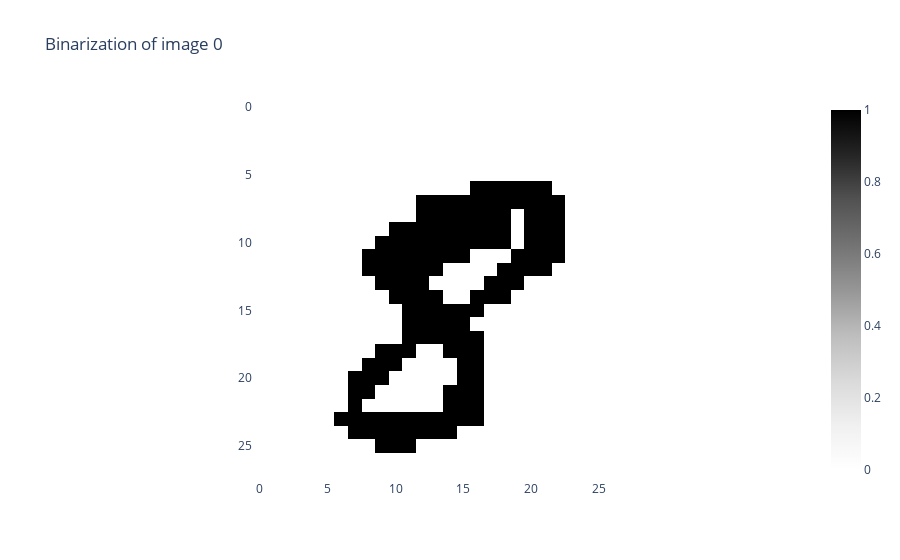

The cell this chart's notebook holds for it:
### Markdown cell above
Here is a binary version of the same image as above. The image above has pixels ranging in value from 0-255 which is common way to represent pixel color. It is necessary for the topological features to look at pixels as either active or not. This is done by selecting pixels that are determined dark enough by the Binarizer threshold paramater.\
The parameter was handpicked at .7 so any pixel with a value of >178. 0.7 was the choice because it gave a cleaner look for the image. Later on, 0.6 is used in the machine learning algorithm to allow the topological features to see more pixels, but still ignore the noise.

### Code cell
im8 = X_reshaped[im8_idx][None, :, :]

binarizer = Binarizer(threshold=.7)
im8_binarized = binarizer.fit_transform(im8)

binarizer.plot(im8_binarized)

### Figure 1 — Plotly figure (JSON) as saved in the notebook; plotly's stock layout.template omitted (floating-point values rounded to 4 significant figures; data arrays with more than 128 entries replaced by an {"elided": "..."} marker saying what was removed)
{"data": [{"colorscale": [[0, "rgb(255,255,255)"], [0.125, "rgb(240,240,240)"], [0.25, "rgb(217,217,217)"], [0.375, "rgb(189,189,189)"], [0.5, "rgb(150,150,150)"], [0.625, "rgb(115,115,115)"], [0.75, "rgb(82,82,82)"], [0.875, "rgb(37,37,37)"], [1, "rgb(0,0,0)"]], "type": "heatmap", "z": {"elided": "28x28 int values"}}], "layout": {"plot_bgcolor": "white", "title": {"text": "Binarization of image 0"}, "xaxis": {"constrain": "domain", "scaleanchor": "y"}, "yaxis": {"autorange": "reversed", "constrain": "domain"}}}
